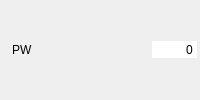
       <widget class="QWidget" name="widget_pw" native="true">
        <property name="minimumSize">
         <size>
          <width>200</width>
          <height>26</height>
         </size>
        </property>
        <layout class="QHBoxLayout" name="horizontalLayout_32">
         <property name="spacing">
          <number>2</number>
         </property>
         <property name="leftMargin">
          <number>3</number>
         </property>
         <property name="topMargin">
          <number>3</number>
         </property>
         <property name="rightMargin">
          <number>3</number>
         </property>
         <property name="bottomMargin">
          <number>3</number>
         </property>
         <item>
          <widget class="QLabel" name="label_67">
           <property name="text">
            <string/>
           </property>
           <property name="pixmap">
            <pixmap resource="../images/images.qrc">:/Aptitudes/wakfu.png</pixmap>
           </property>
          </widget>
         </item>
         <item>
          <widget class="QLabel" name="label_pw">
           <property name="text">
            <string>PW</string>
           </property>
          </widget>
         </item>
         <item>
          <spacer name="horizontalSpacer_32">
           <property name="orientation">
            <enum>Qt::Horizontal</enum>
           </property>
           <property name="sizeHint" stdset="0">
            <size>
             <width>40</width>
             <height>20</height>
            </size>
           </property>
          </spacer>
         </item>
         <item>
          <widget class="QSpinBox" name="sp_pw">
           <property name="focusPolicy">
            <enum>Qt::NoFocus</enum>
           </property>
           <property name="autoFillBackground">
            <bool>true</bool>
           </property>
           <property name="frame">
            <bool>false</bool>
           </property>
           <property name="alignment">
            <set>Qt::AlignRight|Qt::AlignTrailing|Qt::AlignVCenter</set>
           </property>
           <property name="buttonSymbols">
            <enum>QAbstractSpinBox::NoButtons</enum>
           </property>
           <property name="maximum">
            <number>9999999</number>
           </property>
          </widget>
         </item>
        </layout>
       </widget>
